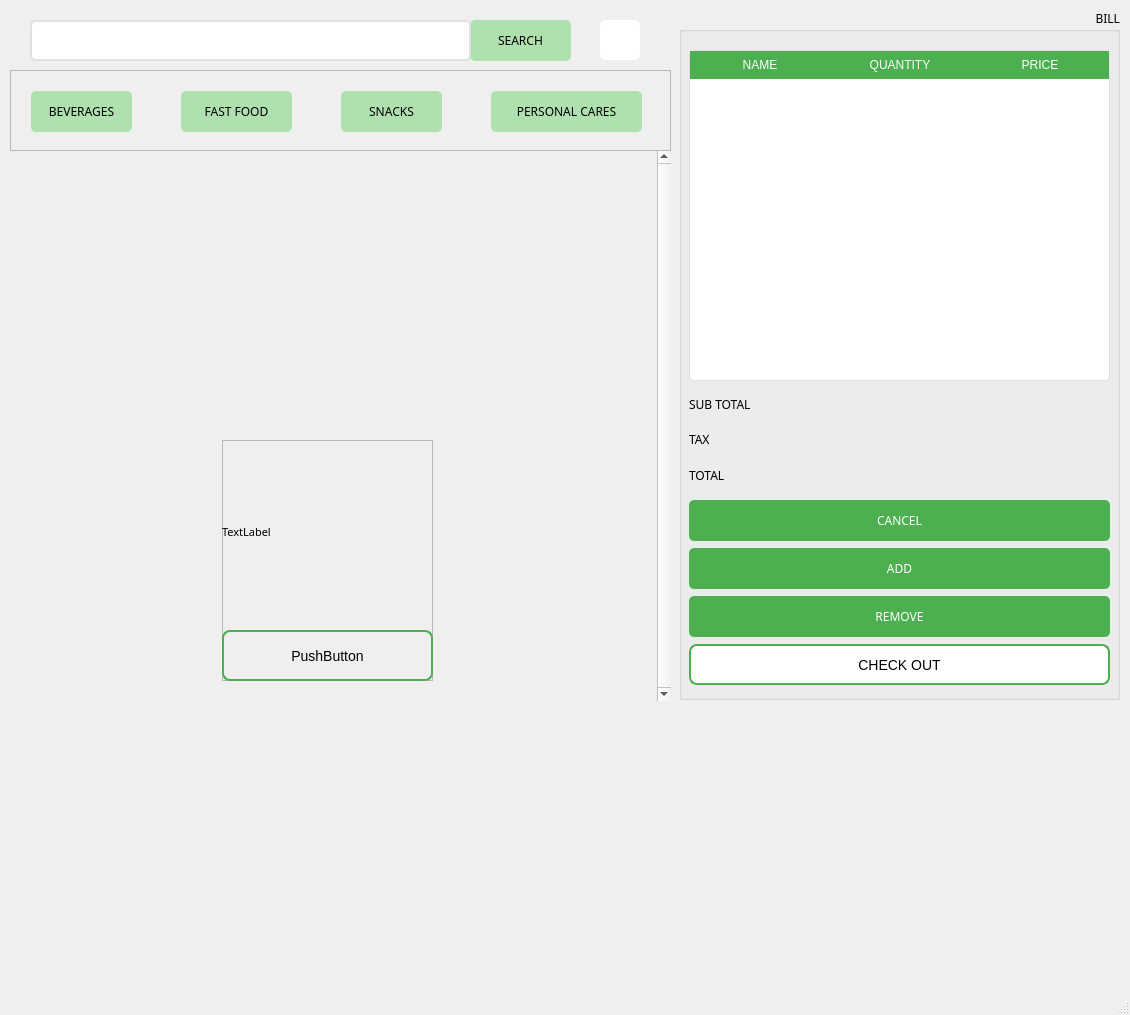
<?xml version="1.0" encoding="UTF-8"?>
<ui version="4.0">
 <class>MainWindow</class>
 <widget class="QMainWindow" name="MainWindow">
  <property name="geometry">
   <rect>
    <x>0</x>
    <y>0</y>
    <width>1130</width>
    <height>1015</height>
   </rect>
  </property>
  <property name="sizePolicy">
   <sizepolicy hsizetype="Fixed" vsizetype="Expanding">
    <horstretch>0</horstretch>
    <verstretch>0</verstretch>
   </sizepolicy>
  </property>
  <property name="windowTitle">
   <string>MainWindow</string>
  </property>
  <property name="autoFillBackground">
   <bool>false</bool>
  </property>
  <property name="styleSheet">
   <string notr="true">QTableWidget {
    background: white;
    border-radius: 5px;
    border: 1px solid #E0E0E0;
    gridline-color: #E0E0E0;
}

QTableWidget::item {
    padding: 8px;
}

QHeaderView::section {
    background: #4CAF50;
    color: white;
    padding: 5px;
    border: none;
}</string>
  </property>
  <widget class="QWidget" name="centralwidget">
   <widget class="QPushButton" name="pushButton_SEARCH">
    <property name="enabled">
     <bool>true</bool>
    </property>
    <property name="geometry">
     <rect>
      <x>470</x>
      <y>20</y>
      <width>101</width>
      <height>41</height>
     </rect>
    </property>
    <property name="font">
     <font>
      <family>Sitka Small</family>
     </font>
    </property>
    <property name="styleSheet">
     <string notr="true">QPushButton {
    background-color: #AFE1AF; /* Màu xanh lá */
    color: 333333; /* Màu chữ trắng */
    border-radius: 5px; /* Bo góc */
    padding: 10px;
}
QPushButton:hover {
    background-color: #45a049; /* Màu xanh lá đậm khi hover */
}</string>
    </property>
    <property name="text">
     <string>SEARCH</string>
    </property>
   </widget>
   <widget class="QLineEdit" name="search_bar">
    <property name="geometry">
     <rect>
      <x>30</x>
      <y>20</y>
      <width>441</width>
      <height>41</height>
     </rect>
    </property>
    <property name="styleSheet">
     <string notr="true">QLineEdit {
    border: 2px solid #E0E0E0;
    border-radius: 5px;
    padding: 5px 10px;
    font-size: 14px;
}

QLineEdit:focus {
    border: 2px solid #4CAF50;
}</string>
    </property>
   </widget>
   <widget class="QScrollArea" name="scrollArea">
    <property name="geometry">
     <rect>
      <x>10</x>
      <y>70</y>
      <width>661</width>
      <height>81</height>
     </rect>
    </property>
    <property name="styleSheet">
     <string notr="true">QScrollBar:vertical {
    border: none;
    background: #F5F7FA;
    width: 8px;
    margin: 0px 0px 0px 0px;
}

QScrollBar::handle:vertical {
    background: #4CAF50;
    border-radius: 4px;
}

QScrollBar::handle:vertical:hover {
    background: #388E3C;
}</string>
    </property>
    <property name="verticalScrollBarPolicy">
     <enum>Qt::ScrollBarAlwaysOff</enum>
    </property>
    <property name="sizeAdjustPolicy">
     <enum>QAbstractScrollArea::AdjustIgnored</enum>
    </property>
    <property name="widgetResizable">
     <bool>true</bool>
    </property>
    <widget class="QWidget" name="scrollContent1">
     <property name="geometry">
      <rect>
       <x>0</x>
       <y>0</y>
       <width>659</width>
       <height>79</height>
      </rect>
     </property>
     <widget class="QPushButton" name="pushButton_Beverages">
      <property name="geometry">
       <rect>
        <x>20</x>
        <y>20</y>
        <width>101</width>
        <height>41</height>
       </rect>
      </property>
      <property name="font">
       <font>
        <family>Sitka Small</family>
       </font>
      </property>
      <property name="styleSheet">
       <string notr="true">QPushButton {
    background-color: #AFE1AF; /* Màu xanh lá */
    color: 333333; /* Màu chữ trắng */
    border-radius: 5px; /* Bo góc */
    padding: 10px;
}
QPushButton:hover {
    background-color: #45a049; /* Màu xanh lá đậm khi hover */
}</string>
      </property>
      <property name="text">
       <string>BEVERAGES</string>
      </property>
     </widget>
     <widget class="QPushButton" name="pushButton_FastFood">
      <property name="geometry">
       <rect>
        <x>170</x>
        <y>20</y>
        <width>111</width>
        <height>41</height>
       </rect>
      </property>
      <property name="font">
       <font>
        <family>Sitka Small</family>
       </font>
      </property>
      <property name="styleSheet">
       <string notr="true">QPushButton {
    background-color: #AFE1AF; /* Màu xanh lá */
    color: 333333; /* Màu chữ trắng */
    border-radius: 5px; /* Bo góc */
    padding: 10px;
}
QPushButton:hover {
    background-color: #45a049; /* Màu xanh lá đậm khi hover */
}</string>
      </property>
      <property name="text">
       <string>FAST FOOD</string>
      </property>
     </widget>
     <widget class="QPushButton" name="pushButton_Snacks">
      <property name="geometry">
       <rect>
        <x>330</x>
        <y>20</y>
        <width>101</width>
        <height>41</height>
       </rect>
      </property>
      <property name="font">
       <font>
        <family>Sitka Small</family>
       </font>
      </property>
      <property name="styleSheet">
       <string notr="true">QPushButton {
    background-color: #AFE1AF; /* Màu xanh lá */
    color: 333333; /* Màu chữ trắng */
    border-radius: 5px; /* Bo góc */
    padding: 10px;
}
QPushButton:hover {
    background-color: #45a049; /* Màu xanh lá đậm khi hover */
}</string>
      </property>
      <property name="text">
       <string>SNACKS</string>
      </property>
     </widget>
     <widget class="QPushButton" name="pushButton_PersonalCares">
      <property name="geometry">
       <rect>
        <x>480</x>
        <y>20</y>
        <width>151</width>
        <height>41</height>
       </rect>
      </property>
      <property name="font">
       <font>
        <family>Sitka Small</family>
       </font>
      </property>
      <property name="styleSheet">
       <string notr="true">QPushButton {
    background-color: #AFE1AF; /* Màu xanh lá */
    color: 333333; /* Màu chữ trắng */
    border-radius: 5px; /* Bo góc */
    padding: 10px;
}
QPushButton:hover {
    background-color: #45a049; /* Màu xanh lá đậm khi hover */
}</string>
      </property>
      <property name="text">
       <string>PERSONAL CARES</string>
      </property>
     </widget>
    </widget>
   </widget>
   <widget class="QGroupBox" name="groupBox">
    <property name="geometry">
     <rect>
      <x>679</x>
      <y>9</y>
      <width>441</width>
      <height>691</height>
     </rect>
    </property>
    <property name="font">
     <font>
      <family>Sitka</family>
      <pointsize>9</pointsize>
      <weight>50</weight>
      <bold>false</bold>
     </font>
    </property>
    <property name="title">
     <string>BILL</string>
    </property>
    <property name="alignment">
     <set>Qt::AlignRight|Qt::AlignTop|Qt::AlignTrailing</set>
    </property>
    <property name="flat">
     <bool>true</bool>
    </property>
    <property name="checkable">
     <bool>false</bool>
    </property>
    <widget class="QTableWidget" name="cart_table">
     <property name="geometry">
      <rect>
       <x>10</x>
       <y>41</y>
       <width>421</width>
       <height>331</height>
      </rect>
     </property>
     <property name="font">
      <font>
       <family>Sitka Small</family>
       <pointsize>8</pointsize>
      </font>
     </property>
     <property name="styleSheet">
      <string notr="true">QTableWidget {
    background: white;
    border-radius: 5px;
    border: 1px solid #E0E0E0;
    gridline-color: #E0E0E0;
}

QTableWidget::item {
    padding: 8px;
}

QHeaderView::section {
    background: #4CAF50;
    color: white;
    padding: 5px;
    border: none;
}</string>
     </property>
     <property name="frameShape">
      <enum>QFrame::NoFrame</enum>
     </property>
     <property name="verticalScrollBarPolicy">
      <enum>Qt::ScrollBarAsNeeded</enum>
     </property>
     <property name="horizontalScrollBarPolicy">
      <enum>Qt::ScrollBarAlwaysOff</enum>
     </property>
     <property name="sizeAdjustPolicy">
      <enum>QAbstractScrollArea::AdjustToContents</enum>
     </property>
     <property name="autoScrollMargin">
      <number>26</number>
     </property>
     <property name="selectionMode">
      <enum>QAbstractItemView::MultiSelection</enum>
     </property>
     <property name="selectionBehavior">
      <enum>QAbstractItemView::SelectRows</enum>
     </property>
     <attribute name="horizontalHeaderCascadingSectionResizes">
      <bool>false</bool>
     </attribute>
     <attribute name="horizontalHeaderDefaultSectionSize">
      <number>140</number>
     </attribute>
     <attribute name="horizontalHeaderStretchLastSection">
      <bool>true</bool>
     </attribute>
     <attribute name="verticalHeaderDefaultSectionSize">
      <number>31</number>
     </attribute>
     <attribute name="verticalHeaderHighlightSections">
      <bool>false</bool>
     </attribute>
     <attribute name="verticalHeaderMinimumSectionSize">
      <number>31</number>
     </attribute>
     <column>
      <property name="text">
       <string>NAME</string>
      </property>
     </column>
     <column>
      <property name="text">
       <string>QUANTITY</string>
      </property>
     </column>
     <column>
      <property name="text">
       <string>PRICE</string>
      </property>
     </column>
    </widget>
    <widget class="QWidget" name="verticalLayoutWidget">
     <property name="geometry">
      <rect>
       <x>10</x>
       <y>490</y>
       <width>421</width>
       <height>191</height>
      </rect>
     </property>
     <layout class="QVBoxLayout" name="verticalLayout">
      <item>
       <widget class="QPushButton" name="pushButton_ADD_2">
        <property name="sizePolicy">
         <sizepolicy hsizetype="Preferred" vsizetype="Preferred">
          <horstretch>0</horstretch>
          <verstretch>0</verstretch>
         </sizepolicy>
        </property>
        <property name="maximumSize">
         <size>
          <width>439</width>
          <height>41</height>
         </size>
        </property>
        <property name="font">
         <font>
          <family>Sitka Small</family>
         </font>
        </property>
        <property name="styleSheet">
         <string notr="true">QPushButton {
    background-color: #4CAF50; /* Màu xanh lá */
    color: white; /* Màu chữ trắng */
    border-radius: 5px; /* Bo góc */
    padding: 10px;
}
QPushButton:hover {
    background-color: #45a049; /* Màu xanh lá đậm khi hover */
}
QPushButton:pressed {
    background-color: #388E3C;
}
</string>
        </property>
        <property name="text">
         <string>CANCEL</string>
        </property>
       </widget>
      </item>
      <item>
       <widget class="QPushButton" name="pushButton_ADD">
        <property name="sizePolicy">
         <sizepolicy hsizetype="Preferred" vsizetype="Preferred">
          <horstretch>0</horstretch>
          <verstretch>0</verstretch>
         </sizepolicy>
        </property>
        <property name="maximumSize">
         <size>
          <width>439</width>
          <height>41</height>
         </size>
        </property>
        <property name="font">
         <font>
          <family>Sitka Small</family>
         </font>
        </property>
        <property name="styleSheet">
         <string notr="true">QPushButton {
    background-color: #4CAF50; /* Màu xanh lá */
    color: white; /* Màu chữ trắng */
    border-radius: 5px; /* Bo góc */
    padding: 10px;
}
QPushButton:hover {
    background-color: #45a049; /* Màu xanh lá đậm khi hover */
}
QPushButton:pressed {
    background-color: #388E3C;
}
</string>
        </property>
        <property name="text">
         <string>ADD</string>
        </property>
       </widget>
      </item>
      <item>
       <widget class="QPushButton" name="pushButton_REMOVE">
        <property name="maximumSize">
         <size>
          <width>439</width>
          <height>41</height>
         </size>
        </property>
        <property name="font">
         <font>
          <family>Sitka Small</family>
         </font>
        </property>
        <property name="styleSheet">
         <string notr="true">QPushButton {
    background-color: #4CAF50; /* Màu xanh lá */
    color: white; /* Màu chữ trắng */
    border-radius: 5px; /* Bo góc */
    padding: 10px;
}
QPushButton:hover {
    background-color: #45a049; /* Màu xanh lá đậm khi hover */
}
QPushButton:pressed {
    background-color: #388E3C;
}
</string>
        </property>
        <property name="text">
         <string>REMOVE</string>
        </property>
       </widget>
      </item>
      <item>
       <widget class="QPushButton" name="pushButton_CHECKOUT">
        <property name="maximumSize">
         <size>
          <width>439</width>
          <height>41</height>
         </size>
        </property>
        <property name="font">
         <font>
          <pointsize>-1</pointsize>
         </font>
        </property>
        <property name="styleSheet">
         <string notr="true">QPushButton {
    background-color: white; /* Loại bỏ màu nền */
    border: 2px solid #4CAF50; /* Viền màu xanh lá */
    color: 333333; /* Màu chữ */
    font-size: 14px;
    border-radius: 8px; /* Bo góc */
    padding: 8px 15px;
}

QPushButton:hover {
    border: 2px solid #388E3C; /* Viền đậm hơn khi hover */
    color: #388E3C; /* Màu chữ thay đổi khi hover */
}

QPushButton:pressed {
    border: 2px solid #1B5E20; /* Viền đậm hơn khi bấm */
    color: #1B5E20;
}</string>
        </property>
        <property name="text">
         <string>CHECK OUT</string>
        </property>
       </widget>
      </item>
     </layout>
    </widget>
    <widget class="QWidget" name="verticalLayoutWidget_3">
     <property name="geometry">
      <rect>
       <x>10</x>
       <y>380</y>
       <width>211</width>
       <height>101</height>
      </rect>
     </property>
     <layout class="QVBoxLayout" name="verticalLayout_3">
      <item>
       <layout class="QVBoxLayout" name="verticalLayout_8">
        <item>
         <widget class="QLabel" name="label">
          <property name="font">
           <font>
            <family>Sitka Small</family>
           </font>
          </property>
          <property name="text">
           <string>SUB TOTAL</string>
          </property>
         </widget>
        </item>
        <item>
         <widget class="QLabel" name="label_2">
          <property name="font">
           <font>
            <family>Sitka Small</family>
           </font>
          </property>
          <property name="text">
           <string>TAX</string>
          </property>
         </widget>
        </item>
        <item>
         <widget class="QLabel" name="label_5">
          <property name="font">
           <font>
            <family>Sitka Small</family>
           </font>
          </property>
          <property name="text">
           <string>TOTAL</string>
          </property>
         </widget>
        </item>
       </layout>
      </item>
     </layout>
    </widget>
    <widget class="QWidget" name="verticalLayoutWidget_4">
     <property name="geometry">
      <rect>
       <x>220</x>
       <y>380</y>
       <width>211</width>
       <height>101</height>
      </rect>
     </property>
     <layout class="QVBoxLayout" name="verticalLayout_7">
      <item>
       <layout class="QVBoxLayout" name="verticalLayout_9">
        <item>
         <widget class="QLabel" name="label_subtotal">
          <property name="font">
           <font>
            <family>Sitka Small</family>
           </font>
          </property>
          <property name="text">
           <string/>
          </property>
         </widget>
        </item>
        <item>
         <widget class="QLabel" name="label_tax">
          <property name="font">
           <font>
            <family>Sitka Small</family>
           </font>
          </property>
          <property name="text">
           <string/>
          </property>
         </widget>
        </item>
        <item>
         <widget class="QLabel" name="label_total">
          <property name="font">
           <font>
            <family>Sitka Small</family>
           </font>
          </property>
          <property name="text">
           <string/>
          </property>
         </widget>
        </item>
       </layout>
      </item>
     </layout>
    </widget>
   </widget>
   <widget class="QScrollArea" name="scrollArea_products">
    <property name="geometry">
     <rect>
      <x>10</x>
      <y>150</y>
      <width>661</width>
      <height>551</height>
     </rect>
    </property>
    <property name="frameShape">
     <enum>QFrame::NoFrame</enum>
    </property>
    <property name="frameShadow">
     <enum>QFrame::Raised</enum>
    </property>
    <property name="lineWidth">
     <number>3</number>
    </property>
    <property name="verticalScrollBarPolicy">
     <enum>Qt::ScrollBarAlwaysOn</enum>
    </property>
    <property name="horizontalScrollBarPolicy">
     <enum>Qt::ScrollBarAlwaysOff</enum>
    </property>
    <property name="sizeAdjustPolicy">
     <enum>QAbstractScrollArea::AdjustToContents</enum>
    </property>
    <property name="widgetResizable">
     <bool>true</bool>
    </property>
    <widget class="QWidget" name="scrollContent2">
     <property name="enabled">
      <bool>true</bool>
     </property>
     <property name="geometry">
      <rect>
       <x>0</x>
       <y>0</y>
       <width>638</width>
       <height>551</height>
      </rect>
     </property>
     <property name="autoFillBackground">
      <bool>true</bool>
     </property>
     <widget class="QWidget" name="gridLayoutWidget">
      <property name="geometry">
       <rect>
        <x>20</x>
        <y>-30</y>
        <width>601</width>
        <height>881</height>
       </rect>
      </property>
      <layout class="QGridLayout" name="productContainer">
       <property name="sizeConstraint">
        <enum>QLayout::SetMinimumSize</enum>
       </property>
       <property name="leftMargin">
        <number>5</number>
       </property>
       <property name="topMargin">
        <number>0</number>
       </property>
       <property name="rightMargin">
        <number>10</number>
       </property>
       <property name="horizontalSpacing">
        <number>5</number>
       </property>
       <property name="verticalSpacing">
        <number>10</number>
       </property>
       <item row="0" column="0">
        <widget class="QFrame" name="productTemplate">
         <property name="enabled">
          <bool>true</bool>
         </property>
         <property name="sizePolicy">
          <sizepolicy hsizetype="Fixed" vsizetype="Fixed">
           <horstretch>0</horstretch>
           <verstretch>0</verstretch>
          </sizepolicy>
         </property>
         <property name="maximumSize">
          <size>
           <width>211</width>
           <height>241</height>
          </size>
         </property>
         <property name="frameShape">
          <enum>QFrame::StyledPanel</enum>
         </property>
         <property name="frameShadow">
          <enum>QFrame::Raised</enum>
         </property>
         <widget class="QWidget" name="verticalLayoutWidget_2">
          <property name="geometry">
           <rect>
            <x>0</x>
            <y>0</y>
            <width>211</width>
            <height>241</height>
           </rect>
          </property>
          <layout class="QVBoxLayout" name="verticalLayout_2">
           <item>
            <widget class="QLabel" name="label_image">
             <property name="maximumSize">
              <size>
               <width>211</width>
               <height>190</height>
              </size>
             </property>
             <property name="font">
              <font>
               <family>Sitka Small</family>
               <pointsize>8</pointsize>
              </font>
             </property>
             <property name="autoFillBackground">
              <bool>false</bool>
             </property>
             <property name="styleSheet">
              <string notr="true"/>
             </property>
             <property name="text">
              <string>TextLabel</string>
             </property>
             <property name="wordWrap">
              <bool>true</bool>
             </property>
            </widget>
           </item>
           <item>
            <widget class="QPushButton" name="pushButton_product">
             <property name="sizePolicy">
              <sizepolicy hsizetype="Minimum" vsizetype="Expanding">
               <horstretch>211</horstretch>
               <verstretch>51</verstretch>
              </sizepolicy>
             </property>
             <property name="maximumSize">
              <size>
               <width>211</width>
               <height>51</height>
              </size>
             </property>
             <property name="font">
              <font>
               <pointsize>-1</pointsize>
              </font>
             </property>
             <property name="styleSheet">
              <string notr="true">QPushButton {
    background-color: transparent; /* Loại bỏ màu nền */
    border: 2px solid #4CAF50; /* Viền màu xanh lá */
    color: 333333; /* Màu chữ */
    font-size: 14px;
    border-radius: 8px; /* Bo góc */
    padding: 8px 15px;
}

QPushButton:hover {
    border: 2px solid #388E3C; /* Viền đậm hơn khi hover */
    color: #388E3C; /* Màu chữ thay đổi khi hover */
}

QPushButton:pressed {
    border: 2px solid #1B5E20; /* Viền đậm hơn khi bấm */
    color: #1B5E20;
}</string>
             </property>
             <property name="text">
              <string>PushButton</string>
             </property>
            </widget>
           </item>
          </layout>
         </widget>
        </widget>
       </item>
      </layout>
     </widget>
    </widget>
   </widget>
   <widget class="QPushButton" name="pushButton_Setting">
    <property name="geometry">
     <rect>
      <x>600</x>
      <y>20</y>
      <width>40</width>
      <height>40</height>
     </rect>
    </property>
    <property name="styleSheet">
     <string notr="true">QPushButton {
    background-color: #ffffff; /* Màu xanh lá */
    color: black; /* Màu chữ trắng */
    border-radius: 5px; /* Bo góc */
    padding: 10px;
}
QPushButton:hover {
    background-color: #45a049; /* Màu xanh lá đậm khi hover */
}</string>
    </property>
    <property name="text">
     <string/>
    </property>
    <property name="icon">
     <iconset>
      <normaloff>../../Users/Thanh Thao/Downloads/Thiết kế chưa có tên/2.png</normaloff>../../Users/Thanh Thao/Downloads/Thiết kế chưa có tên/2.png</iconset>
    </property>
    <property name="iconSize">
     <size>
      <width>30</width>
      <height>30</height>
     </size>
    </property>
   </widget>
   <zorder>scrollArea_products</zorder>
   <zorder>pushButton_SEARCH</zorder>
   <zorder>search_bar</zorder>
   <zorder>scrollArea</zorder>
   <zorder>groupBox</zorder>
   <zorder>pushButton_Setting</zorder>
  </widget>
  <widget class="QMenuBar" name="menubar">
   <property name="geometry">
    <rect>
     <x>0</x>
     <y>0</y>
     <width>1130</width>
     <height>27</height>
    </rect>
   </property>
  </widget>
  <widget class="QStatusBar" name="statusbar"/>
 </widget>
 <resources/>
 <connections/>
</ui>
